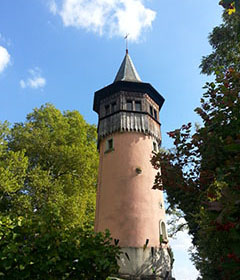
//> input picture sample-source/OPENCVBook/chapter06/image/pixel_test.jpg, 240 x 280 px
$ ./calc_histogram   (built with g++ and OpenCV 4)
//> lines starting //> are read from the running program, lines starting //| are printed output that depends on the picture
#include <opencv2/opencv.hpp>

using namespace std;
using namespace cv;

/* 히스토그램 계산 하는 함수 */
void calc_histogram(Mat image, Mat &hist, int bins, int range_max = 256)
{
    /* 히스토그램 누적 행렬 */
    hist = Mat(bins, 1, CV_32F, Scalar(0));
    /* 계급 간격 */
    float gap = range_max / (float)bins;

    for(int i = 0; i < image.rows; i++)
    {
        for(int j = 0; j < image.cols; j++)
        {
            /* 화소가 속한 계급 계산 */
            int idx = int(image.at<uchar>(i, j)/gap);
            /* 해당 계급에 값 누적 */
            hist.at<float>(idx)++;
        }
    }
}

int main()
{
    Mat image = imread("../image/pixel_test.jpg", IMREAD_GRAYSCALE);
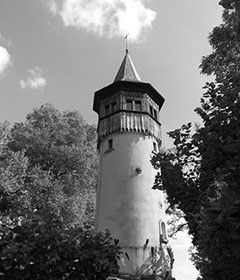
//> image: 280 rows x 240 cols, CV_8UC1; min 0, max 255, mean 115.7
    CV_Assert(!image.empty());
    /* 히스토그램 저장 하기 위한 행렬 */
    Mat hist;
    calc_histogram(image, hist, 256);
//> after the loop in calc_histogram, `for(int i = 0; i < image.rows; i++)`: hist = 256 values, max 1175 at index 171, min 51 at index 1, mean 262.5
    /* 히스토그램 계산 */
    cout<<"histogram"<<endl<<hist.t()<<endl;
//| histogram
//> (the first 1 of 2 printed lines)

    imshow("image", image);
    imshow("histogram", hist);

    waitKey();

    return 0;
}

$ run again, with sample-source/OPENCVBook/chapter06/image/bright.jpg copied over sample-source/OPENCVBook/chapter06/image/pixel_test.jpg
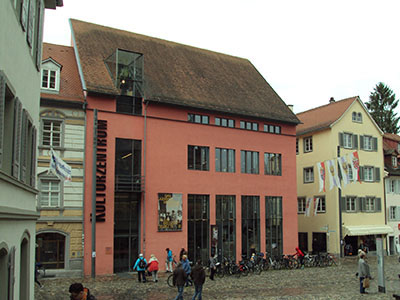
//> input picture sample-source/OPENCVBook/chapter06/image/bright.jpg, 400 x 300 px
//> `Mat image = imread("../image/pixel_test.jpg", IMREAD_GRAYSCALE);`:
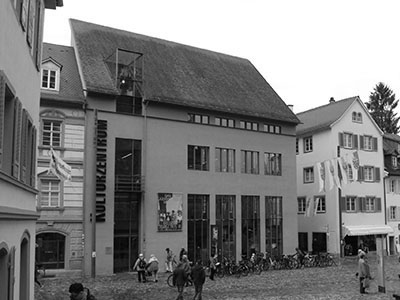
//> image: 300 rows x 400 cols, CV_8UC1; min 0, max 255, mean 127.2
//> after the loop in calc_histogram, `for(int i = 0; i < image.rows; i++)`: hist = 256 values, max 19870 at index 255, min 5 at index 237, mean 468.8
//| histogram
//> (the first 1 of 2 printed lines)

$ run again, with sample-source/OPENCVBook/chapter06/image/color_model.jpg copied over sample-source/OPENCVBook/chapter06/image/pixel_test.jpg
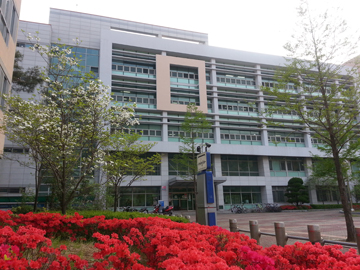
//> input picture sample-source/OPENCVBook/chapter06/image/color_model.jpg, 360 x 270 px
//> `Mat image = imread("../image/pixel_test.jpg", IMREAD_GRAYSCALE);`:
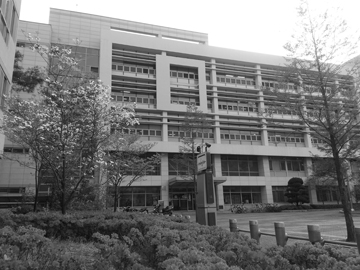
//> image: 270 rows x 360 cols, CV_8UC1; min 9, max 255, mean 120.4
//> after the loop in calc_histogram, `for(int i = 0; i < image.rows; i++)`: hist = 256 values, max 9524 at index 255, min 0 at index 0, mean 379.7
//| histogram
//> (the first 1 of 2 printed lines)

$ run again, with sample-source/OPENCVBook/chapter06/image/color_space.jpg copied over sample-source/OPENCVBook/chapter06/image/pixel_test.jpg
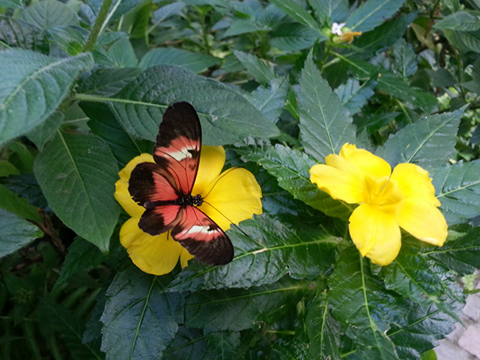
//> input picture sample-source/OPENCVBook/chapter06/image/color_space.jpg, 480 x 360 px
//> `Mat image = imread("../image/pixel_test.jpg", IMREAD_GRAYSCALE);`:
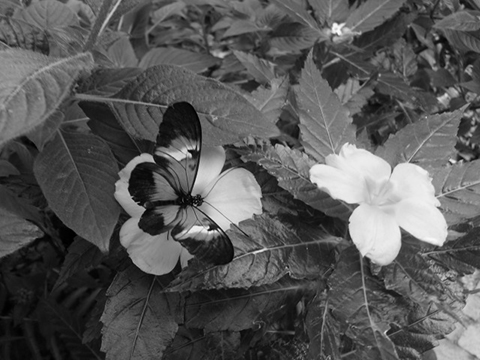
//> image: 360 rows x 480 cols, CV_8UC1; min 0, max 251, mean 87.3
//> after the loop in calc_histogram, `for(int i = 0; i < image.rows; i++)`: hist = 256 values, max 1519 at index 67, min 0 at index 252, mean 675
//| histogram
//> (the first 1 of 2 printed lines)
